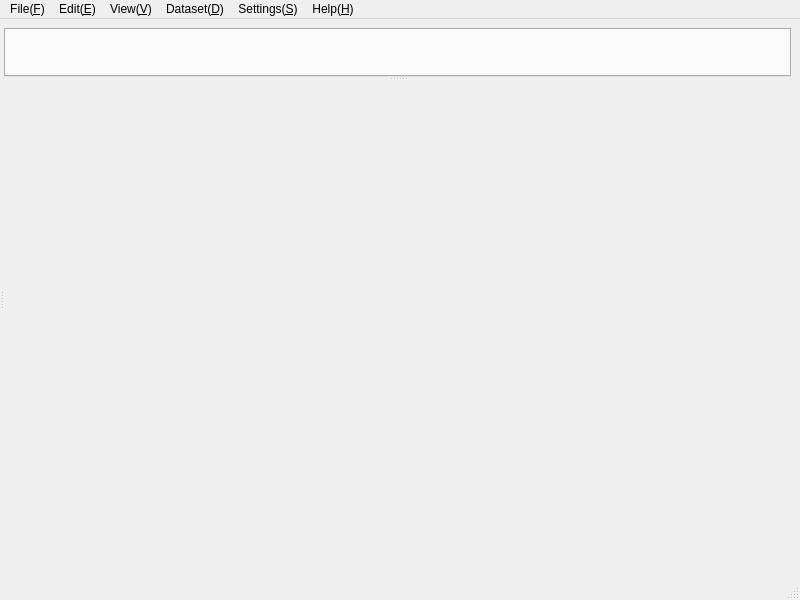
<?xml version="1.0" encoding="UTF-8"?>
<ui version="4.0">
 <class>MainWindow</class>
 <widget class="QMainWindow" name="MainWindow">
  <property name="geometry">
   <rect>
    <x>0</x>
    <y>0</y>
    <width>800</width>
    <height>600</height>
   </rect>
  </property>
  <property name="windowTitle">
   <string>MainWindow</string>
  </property>
  <widget class="QWidget" name="centralwidget">
   <layout class="QHBoxLayout" name="horizontalLayout">
    <property name="leftMargin">
     <number>0</number>
    </property>
    <property name="bottomMargin">
     <number>9</number>
    </property>
    <item>
     <widget class="QSplitter" name="splitter_2">
      <property name="orientation">
       <enum>Qt::Horizontal</enum>
      </property>
      <property name="childrenCollapsible">
       <bool>false</bool>
      </property>
      <widget class="QStackedWidget" name="stackedWidget_control">
       <property name="lineWidth">
        <number>1</number>
       </property>
       <property name="currentIndex">
        <number>0</number>
       </property>
       <widget class="WidgetFile" name="tab_file"/>
       <widget class="WidgetPages" name="tab_pages"/>
       <widget class="WidgetTaskManager" name="tab_task"/>
       <widget class="WidgetSystemInfo" name="tab_system_info"/>
       <widget class="WidgetEMServer" name="tab_server"/>
      </widget>
      <widget class="QSplitter" name="splitter">
       <property name="orientation">
        <enum>Qt::Vertical</enum>
       </property>
       <widget class="QTabWidget" name="tabWidget_view"/>
       <widget class="WidgetLog" name="widget_log" native="true"/>
      </widget>
     </widget>
    </item>
   </layout>
  </widget>
  <widget class="QMenuBar" name="menubar">
   <property name="geometry">
    <rect>
     <x>0</x>
     <y>0</y>
     <width>800</width>
     <height>22</height>
    </rect>
   </property>
   <widget class="QMenu" name="menuFile_F">
    <property name="title">
     <string>File(&amp;F)</string>
    </property>
   </widget>
   <widget class="QMenu" name="menuEdit_E">
    <property name="title">
     <string>Edit(&amp;E)</string>
    </property>
   </widget>
   <widget class="QMenu" name="menuView_V">
    <property name="title">
     <string>View(&amp;V)</string>
    </property>
   </widget>
   <widget class="QMenu" name="menuDataset_D">
    <property name="title">
     <string>Dataset(&amp;D)</string>
    </property>
   </widget>
   <widget class="QMenu" name="menuSettings_S">
    <property name="title">
     <string>Settings(&amp;S)</string>
    </property>
   </widget>
   <widget class="QMenu" name="menuHelp_H">
    <property name="title">
     <string>Help(&amp;H)</string>
    </property>
   </widget>
   <addaction name="menuFile_F"/>
   <addaction name="menuEdit_E"/>
   <addaction name="menuView_V"/>
   <addaction name="menuDataset_D"/>
   <addaction name="menuSettings_S"/>
   <addaction name="menuHelp_H"/>
  </widget>
  <widget class="QStatusBar" name="statusbar"/>
  <action name="actionNew_HDF5">
   <property name="text">
    <string>New HDF5...</string>
   </property>
  </action>
  <action name="actionOpen_HDF5">
   <property name="text">
    <string>Open HDF5...</string>
   </property>
  </action>
 </widget>
 <customwidgets>
  <customwidget>
   <class>WidgetFile</class>
   <extends>QWidget</extends>
   <header>bin.Widgets.WidgetFile.h</header>
   <container>1</container>
  </customwidget>
  <customwidget>
   <class>WidgetLog</class>
   <extends>QWidget</extends>
   <header>bin.Widgets.WidgetLog.h</header>
   <container>1</container>
  </customwidget>
  <customwidget>
   <class>WidgetPages</class>
   <extends>QWidget</extends>
   <header>bin.Widgets.WidgetPages.h</header>
   <container>1</container>
  </customwidget>
  <customwidget>
   <class>WidgetTaskManager</class>
   <extends>QWidget</extends>
   <header>bin.Widgets.WidgetTaskManager.h</header>
   <container>1</container>
  </customwidget>
  <customwidget>
   <class>WidgetSystemInfo</class>
   <extends>QWidget</extends>
   <header>bin.Widgets.WidgetSystemInfo.h</header>
   <container>1</container>
  </customwidget>
  <customwidget>
   <class>WidgetEMServer</class>
   <extends>QWidget</extends>
   <header>bin.Widgets.WidgetEMServer.h</header>
   <container>1</container>
  </customwidget>
 </customwidgets>
 <resources/>
 <connections/>
</ui>
